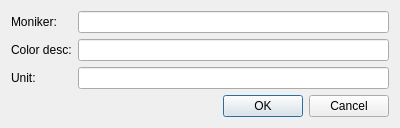
<?xml version="1.0" encoding="UTF-8"?>
<ui version="4.0">
 <class>Dialog</class>
 <widget class="QDialog" name="Dialog">
  <property name="geometry">
   <rect>
    <x>0</x>
    <y>0</y>
    <width>400</width>
    <height>120</height>
   </rect>
  </property>
  <property name="windowTitle">
   <string>Add existing asset</string>
  </property>
  <layout class="QFormLayout" name="formLayout">
   <item row="0" column="0">
    <widget class="QLabel" name="label">
     <property name="text">
      <string>Moniker:</string>
     </property>
     <property name="buddy">
      <cstring>edtMoniker</cstring>
     </property>
    </widget>
   </item>
   <item row="1" column="0">
    <widget class="QLabel" name="label_2">
     <property name="text">
      <string>Color desc:</string>
     </property>
     <property name="buddy">
      <cstring>edtColorDesc</cstring>
     </property>
    </widget>
   </item>
   <item row="2" column="0">
    <widget class="QLabel" name="label_3">
     <property name="text">
      <string>Unit:</string>
     </property>
     <property name="buddy">
      <cstring>edtUnit</cstring>
     </property>
    </widget>
   </item>
   <item row="0" column="1">
    <widget class="QLineEdit" name="edtMoniker"/>
   </item>
   <item row="2" column="1">
    <widget class="QLineEdit" name="edtUnit"/>
   </item>
   <item row="3" column="0" colspan="2">
    <widget class="QDialogButtonBox" name="btnBox">
     <property name="standardButtons">
      <set>QDialogButtonBox::Cancel|QDialogButtonBox::Ok</set>
     </property>
    </widget>
   </item>
   <item row="1" column="1">
    <widget class="QLineEdit" name="edtColorDesc"/>
   </item>
  </layout>
 </widget>
 <tabstops>
  <tabstop>edtMoniker</tabstop>
  <tabstop>edtColorDesc</tabstop>
  <tabstop>edtUnit</tabstop>
  <tabstop>btnBox</tabstop>
 </tabstops>
 <resources/>
 <connections>
  <connection>
   <sender>btnBox</sender>
   <signal>rejected()</signal>
   <receiver>Dialog</receiver>
   <slot>reject()</slot>
   <hints>
    <hint type="sourcelabel">
     <x>199</x>
     <y>97</y>
    </hint>
    <hint type="destinationlabel">
     <x>199</x>
     <y>59</y>
    </hint>
   </hints>
  </connection>
  <connection>
   <sender>btnBox</sender>
   <signal>accepted()</signal>
   <receiver>Dialog</receiver>
   <slot>accept()</slot>
   <hints>
    <hint type="sourcelabel">
     <x>199</x>
     <y>97</y>
    </hint>
    <hint type="destinationlabel">
     <x>199</x>
     <y>59</y>
    </hint>
   </hints>
  </connection>
 </connections>
</ui>
